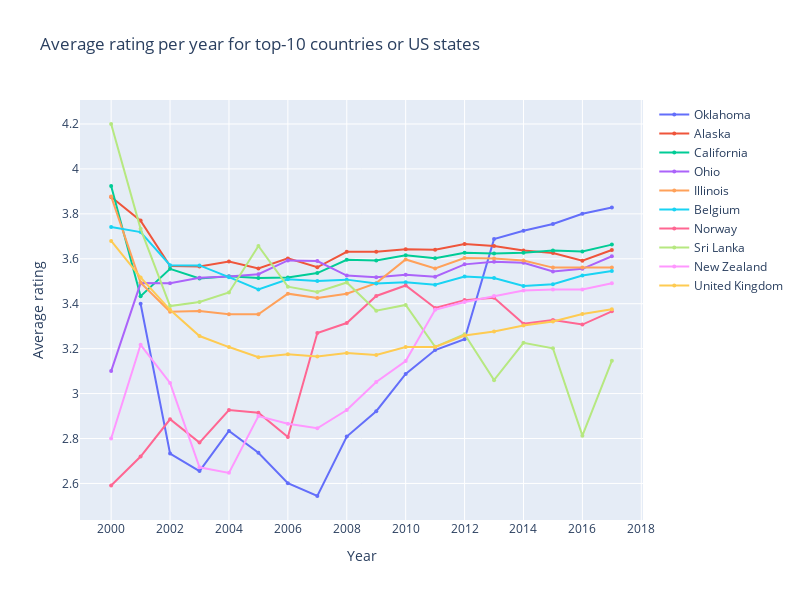

The notebook cell saved with this chart:
### Code cell
plots_values_over_time(obj_combined, 'year', 'rating', 'Year', 'Average rating', 'Average rating per year for top-10 countries or US states')
